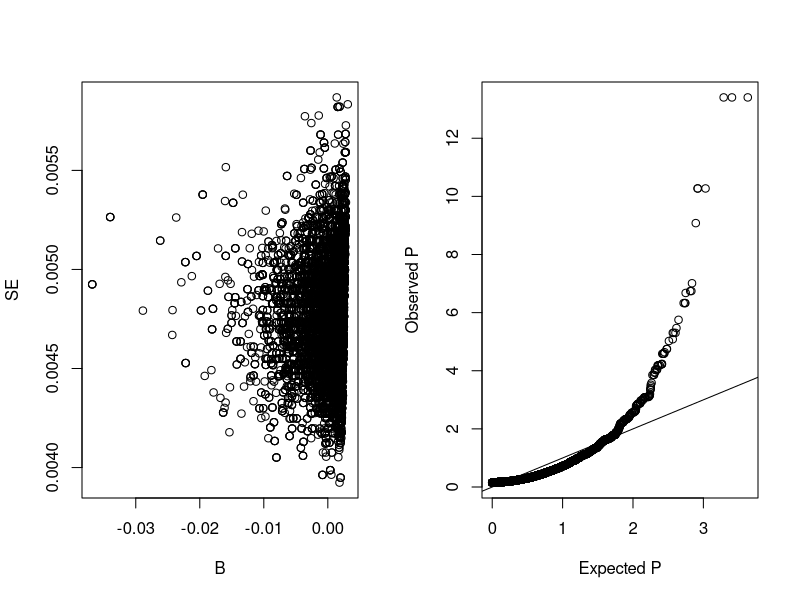
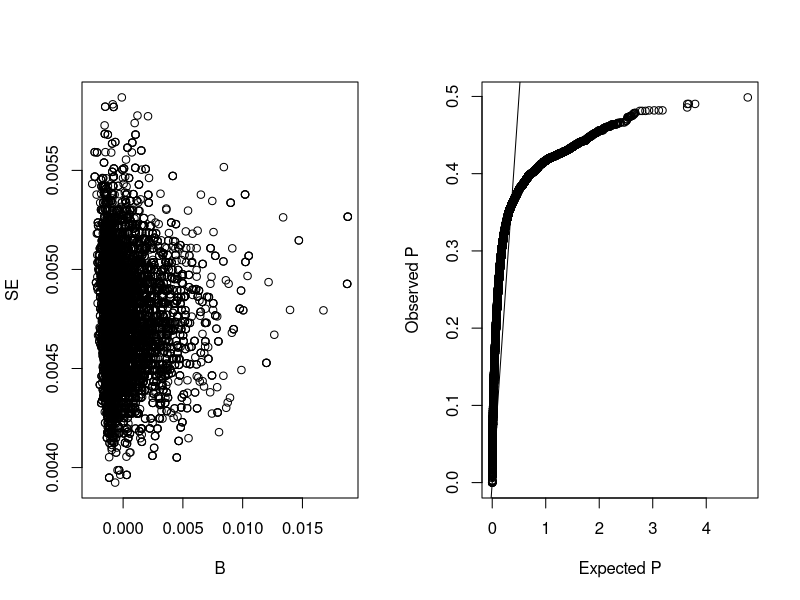

R code for these plots, in order:
he=read.table("HE_Zero_QTL_LE_T_Standard_10000_simulation(1).txt", header=T, as.is=T)
he$P=pnorm(he$Tvalue)
layout(matrix(1:2, 1, 2))
plot(he$B, he$X.B_variance...1.2., xlab="B", ylab="SE")
plot(-log10(sort(runif(nrow(he)))), -log10(sort(he$P)), xlab="Expected P", ylab="Observed P")
abline(a=0, b=1)


he1=read.table("HE_Zero_QTL_LE_T_Standard_plus_10000_simulation(1).txt", header=T, as.is=T)
he1$P=pnorm(he1$Tvalue)
layout(matrix(1:2, 1, 2))
plot(he1$B, he1$X.B_variance...1.2., xlab="B", ylab="SE")
plot(-log10(sort(runif(nrow(he1)))), -log10(sort(he1$P)), xlab="Expected P", ylab="Observed P")
abline(a=0, b=1)

